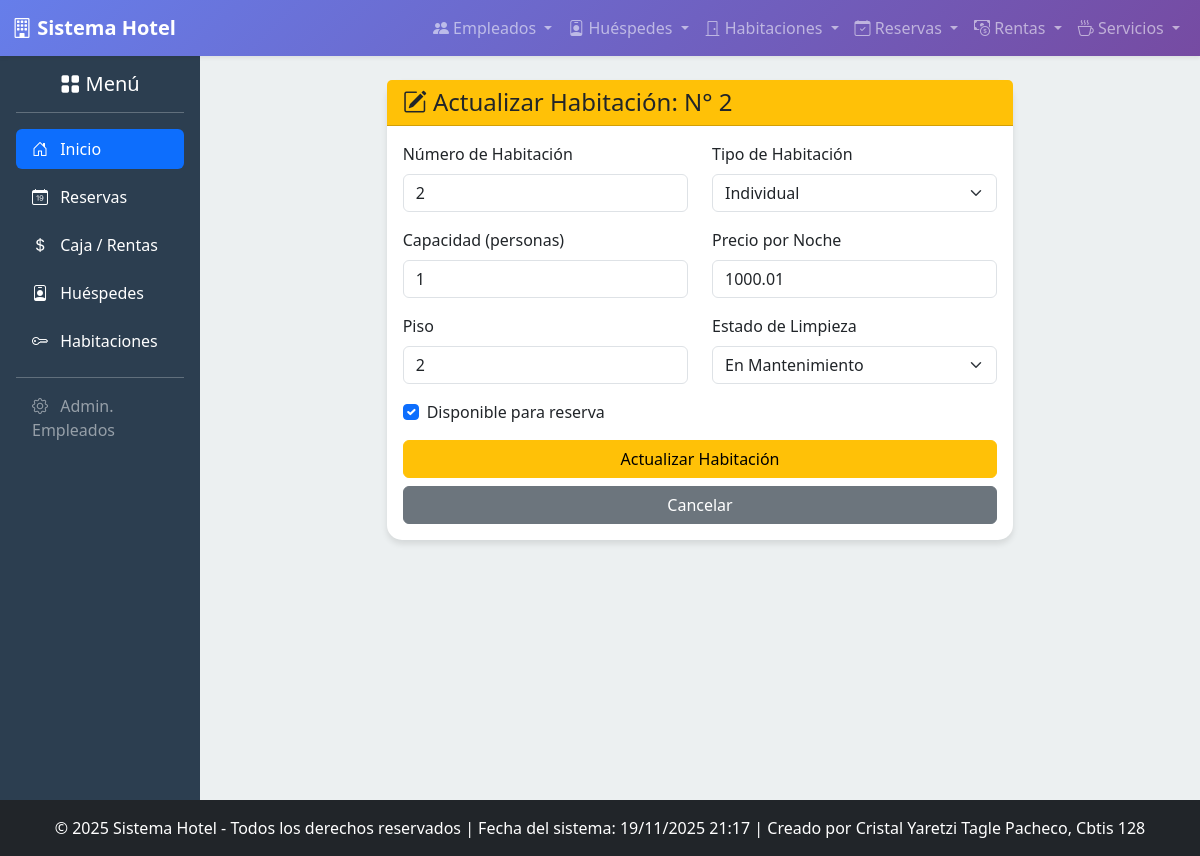
The app's page /habitaciones/actualizar/3/ with its own data.
### app_Hotel/models.py (models this page shows, shortened)
class Habitacion(models.Model):
    TIPOS_HABITACION = (
        ('IND', 'Individual'),
        ('DOB', 'Doble'),
        ('SUI', 'Suite'),
        ('FAM', 'Familiar'),
    )
    ESTADOS_LIMPIEZA = (
        ('LIM', 'Limpia'),
        ('SUC', 'Sucia'),
        ('MNT', 'En Mantenimiento'),
    )
    numero = models.IntegerField(unique=True)
    tipo = models.CharField(max_length=3, choices=TIPOS_HABITACION)
    capacidad = models.IntegerField(help_text='Máximo número de personas.')
    precio_por_noche = models.DecimalField(max_digits=8, decimal_places=2)
    disponibles = models.BooleanField(default=True, help_text='Indica si la habitación está lista para ser reservada.')
    piso = models.IntegerField()
    estado_limpieza = models.CharField(max_length=3, choices=ESTADOS_LIMPIEZA, default='LIM')
    class Meta:
        verbose_name_plural = "Habitaciones"
        ordering = ['numero']

### app_Hotel/views.py (the view, shortened to what this page needs)
# urls.py: path('habitaciones/actualizar/<int:habitacion_id>/', views.realizar_actualizacion_habitacion, name='realizar_actualizacion_habitacion'),
def realizar_actualizacion_habitacion(request, habitacion_id):
    habitacion = get_object_or_404(Habitacion, id=habitacion_id)
    return render(request, 'habitacion/actualizar_habitacion_form.html', {'habitacion': habitacion})

### app_Hotel/templates/habitacion/actualizar_habitacion_form.html (shortened to what this page needs)
{% extends 'base.html' %}
{% block content %}
<div class="row">
    <div class="col-md-8 mx-auto">
        <div class="card">
            <div class="card-header bg-warning text-dark">
                <h4 class="mb-0"><i class="bi bi-pencil-square"></i> Actualizar Habitación: N° {{ habitacion.numero }}</h4>
            </div>
            <div class="card-body">
                <form method="POST">
                    <div class="row">
                        <div class="col-md-6 mb-3">
                            <label class="form-label">Número de Habitación</label>
                            <input type="number" class="form-control" name="numero" value="{{ habitacion.numero }}" required>
                        </div>
                        <div class="col-md-6 mb-3">
                            <label class="form-label">Tipo de Habitación</label>
                            <select class="form-select" name="tipo" required>
                                <option value="IND" {% if habitacion.tipo == 'IND' %}selected{% endif %}>Individual</option>
                            </select>
                        </div>
                    </div>
                    <div class="row">
                        <div class="col-md-6 mb-3">
                            <label class="form-label">Capacidad (personas)</label>
                            <input type="number" class="form-control" name="capacidad" value="{{ habitacion.capacidad }}" required>
                        </div>
                        <div class="col-md-6 mb-3">
                            <label class="form-label">Precio por Noche</label>
                            <input type="number" step="0.01" class="form-control" name="precio_por_noche" value="{{ habitacion.precio_por_noche }}" required>
                        </div>
                    </div>
                    <div class="row">
                        <div class="col-md-6 mb-3">
                            <label class="form-label">Piso</label>
                            <input type="number" class="form-control" name="piso" value="{{ habitacion.piso }}" required>
                        </div>
                        <div class="col-md-6 mb-3">
                            <label class="form-label">Estado de Limpieza</label>
                            <select class="form-select" name="estado_limpieza" required>
                                <option value="MNT" {% if habitacion.estado_limpieza == 'MNT' %}selected{% endif %}>En Mantenimiento</option>
                            </select>
                        </div>
                    </div>
                    <div class="mb-3 form-check">
                        <input type="checkbox" class="form-check-input" name="disponibles" value="true" {% if habitacion.disponibles %}checked{% endif %}>
                        <label class="form-check-label">Disponible para reserva</label>
                    </div>
                    <div class="d-grid gap-2">
                        <button type="submit" class="btn btn-warning">Actualizar Habitación</button>
                        <a href="{% url 'actualizar_habitacion' %}" class="btn btn-secondary">Cancelar</a>
                    </div>
                </form>
            </div>
        </div>
    </div>
</div>
{% endblock %}

### app_Hotel/templates/base.html (style rules this page uses)
body { background-color: #f8f9fa; font-family: 'Segoe UI', Tahoma, Geneva, Verdana, sans-serif; }
.card { border: none; border-radius: 15px; box-shadow: 0 4px 6px rgba(0,0,0,0.1); transition: transform 0.3s ease; }

### records on screen
Habitacion: numero "2", tipo "Individual", capacidad "1", precio_por_noche "1000.01", piso "2", estado_limpieza "En Mantenimiento", disponibles "☑"
